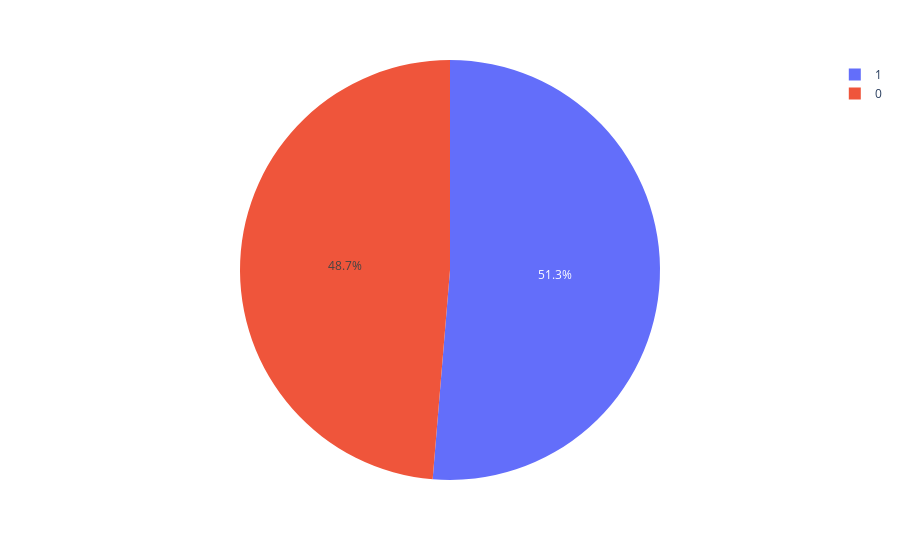

Write notebook code for a chart like this one.
### Code cell
fig=px.pie(heart,heart['target'])
fig.show()

### Figure 1 — Plotly figure (JSON) as saved in the notebook; plotly's stock layout.template omitted (floating-point values rounded to 4 significant figures; data arrays with more than 128 entries replaced by an {"elided": "..."} marker saying what was removed)
{"data": [{"domain": {"x": [0, 1], "y": [0, 1]}, "hovertemplate": "target=%{label}<extra></extra>", "labels": {"elided": "1025 int values"}, "legendgroup": "", "name": "", "showlegend": true, "type": "pie"}], "layout": {"legend": {"tracegroupgap": 0}, "margin": {"t": 60}}}
